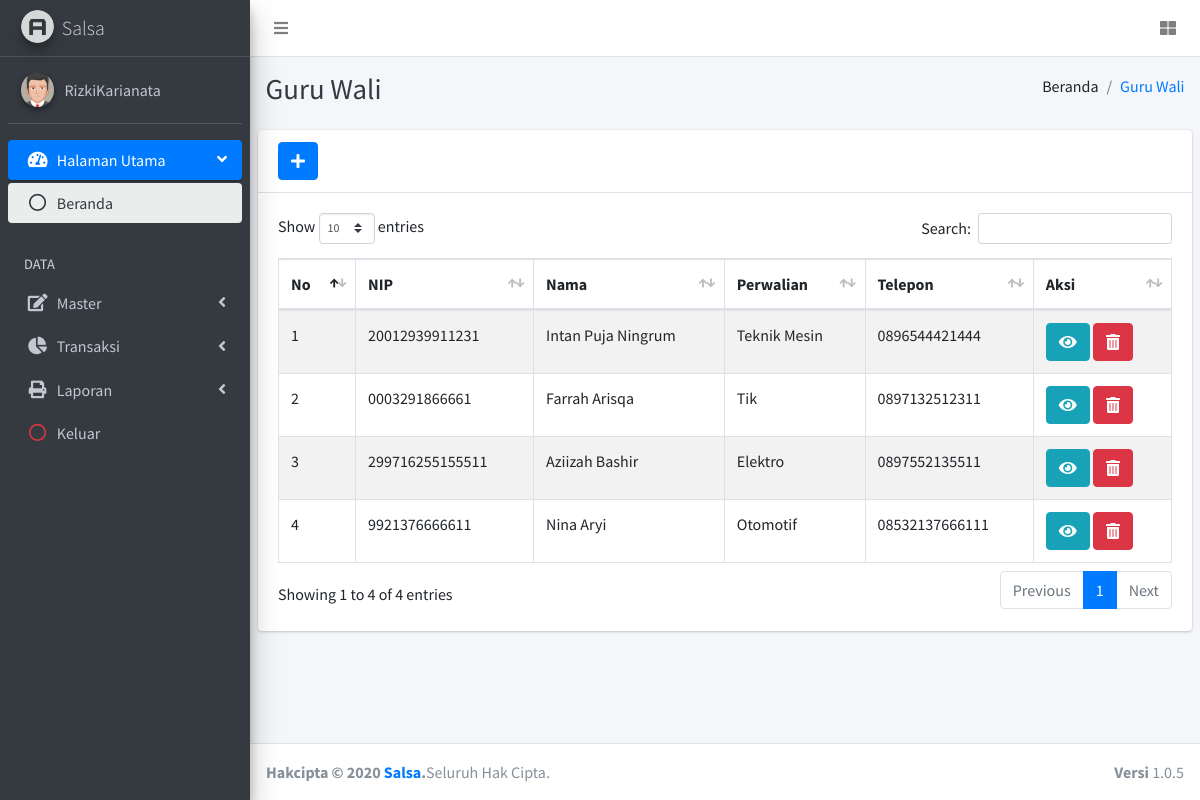
/guru-wali.php (signed in), run on the app's committed database.
### tables this page shows
CREATE TABLE `tb_pengguna` (
  `id_pengguna` int(4) NOT NULL,
  `nama` varchar(100) DEFAULT NULL,
  `email` varchar(100) DEFAULT NULL,
  `username` varchar(20) DEFAULT NULL,
  `password` varchar(20) DEFAULT NULL,
  `level` enum('Admin','User') DEFAULT 'Admin',
  `gambar` text DEFAULT NULL,
  `created` datetime DEFAULT NULL,
  `modified` datetime DEFAULT NULL
);

CREATE TABLE `tb_guruwali` (
  `id_guruwali` int(4) NOT NULL,
  `nip` varchar(20) DEFAULT NULL,
  `nama_guruwali` varchar(100) DEFAULT NULL,
  `alamat` text DEFAULT NULL,
  `perwalian` enum('Tik','Teknik Mesin','Elektro','Otomotif') DEFAULT 'Tik',
  `telepon` varchar(15) DEFAULT NULL,
  `created` datetime DEFAULT NULL,
  `modified` datetime DEFAULT NULL
);

### guru-wali.php (the view, shortened to what this page needs)
<?php
include 'koneksi.php';
?>
<!DOCTYPE html>
<html>
<head>
	<?php include 'menu/head.php';?>
</head>
<body class="hold-transition sidebar-mini layout-fixed">
	<div class="wrapper">
		<nav class="main-header navbar navbar-expand navbar-white navbar-light">
			<?php include 'menu/nav.php';?>
		</nav>
		<aside class="main-sidebar sidebar-dark-primary elevation-4">
			<?php include 'menu/aside.php';?>
		</aside>
		<div class="content-wrapper">
			<div class="content-header">
				<div class="container-fluid">
					<div class="row mb-2">
						<div class="col-sm-6">
							<h1 class="m-0 text-dark">Guru Wali</h1>
						</div>
						<div class="col-sm-6">
							<ol class="breadcrumb float-sm-right">
								<li class="breadcrumb-item">Beranda</li>
								<li class="breadcrumb-item active"><a href="guru-wali">Guru Wali</a></li>
							</ol>
						</div>
					</div>
				</div>
			</div>
			<section class="content">
				<div class="row">
					<div class="col-12">
						<div class="card">
							<div class="card-header">
								<h3 class="card-title"><a href="tambah-guru-wali" class="btn btn-primary"><i class="fas fa-plus"></i></a></h3>
							</div>
							<div class="card-body">
								<div class="table-responsive">
									<table id="example1" class="table table-bordered table-striped">
										<thead>
											<tr>
												<th>No</th>
												<th>NIP</th>
												<th>Nama</th>
												<th>Perwalian</th>
												<th>Telepon</th>
												<th>Aksi</th>
											</tr>
										</thead>
										<tbody>
											<?php
											$no = 1;
											$query = $conn->prepare("SELECT * FROM tb_guruwali");
											$query->execute();
											while($row = $query->fetch(PDO::FETCH_ASSOC)) {
												?>
												<tr>
													<td><?php echo $no++;?></td>
													<td><?php echo $row['nip'];?></td>
													<td><?php echo $row['nama_guruwali'];?></td>
													<td><?php echo $row['perwalian'];?></td>
													<td><?php echo $row['telepon'];?></td>
													<td style="white-space: nowrap;">
														<a href="detail-guru-wali?id=<?php echo $row['id_guruwali'];?>" class="btn btn-info"><i class="fas fa-eye"></i></a>
														<a href="#" class="btn btn-danger" id="delete-data" data-id="<?php echo $row['id_guruwali'];?>"><i class="fas fa-trash-alt"></i></a>
													</td>
												</tr>
											<?php } ?>
										</tbody>
									</table>
								</div>
							</div>
						</div>
					</div>
				</div>
			</section>
		</div>
		<footer class="main-footer">
			<?php include 'menu/footer.php';?>
		</footer>
	</div>
</body>
</html>

### menu/head.php (shortened to what this page needs)
<link rel="stylesheet" href="assets/plugins/fontawesome-free/css/all.min.css">
<link rel="stylesheet" href="https://code.ionicframework.com/ionicons/2.0.1/css/ionicons.min.css">
<link rel="stylesheet" href="assets/plugins/tempusdominus-bootstrap-4/css/tempusdominus-bootstrap-4.min.css">
<link rel="stylesheet" href="assets/plugins/icheck-bootstrap/icheck-bootstrap.min.css">
<link rel="stylesheet" href="assets/plugins/jqvmap/jqvmap.min.css">
<link rel="stylesheet" href="assets/plugins/select2/css/select2.min.css">
<link rel="stylesheet" href="assets/plugins/select2-bootstrap4-theme/select2-bootstrap4.min.css">
<link rel="stylesheet" href="assets/plugins/datatables-bs4/css/dataTables.bootstrap4.css">
<link rel="stylesheet" href="assets/plugins/sweetalert2-theme-bootstrap-4/bootstrap-4.min.css">
<link rel="stylesheet" href="assets/plugins/toastr/toastr.min.css">
<link rel="stylesheet" href="assets/dist/css/adminlte.min.css">
<link rel="stylesheet" href="assets/plugins/overlayScrollbars/css/OverlayScrollbars.min.css">
<link rel="stylesheet" href="assets/plugins/daterangepicker/daterangepicker.css">
<link rel="stylesheet" href="assets/plugins/summernote/summernote-bs4.css">
<?php
if(isset($_SESSION['id_pengguna'])) {
	$id_pengguna = $_SESSION['id_pengguna'];
	$query = $conn->prepare("SELECT * FROM tb_pengguna WHERE id_pengguna=:id_pengguna");
	$query->execute(array(':id_pengguna' => $id_pengguna));
	$row = $query->fetch(PDO::FETCH_ASSOC);
}else {
	header("Location: http://localhost/salsa/");
}
?>

### menu/nav.php
<ul class="navbar-nav">
	<li class="nav-item">
		<a class="nav-link" data-widget="pushmenu" href="#" role="button"><i class="fas fa-bars"></i></a>
	</li>
</ul>
<ul class="navbar-nav ml-auto">
	<li class="nav-item">
		<a class="nav-link" data-widget="control-sidebar" data-slide="true" href="#" role="button">
			<i class="fas fa-th-large"></i>
		</a>
	</li>
</ul>

### menu/aside.php (shortened to what this page needs)
<a href="" class="brand-link">
	<img src="dist/img/AdminLTELogo.png" alt="AdminLTE Logo" class="brand-image img-circle elevation-3"
	style="opacity: .8">
	<span class="brand-text font-weight-light">Salsa</span>
</a>
<div class="sidebar">
	<div class="user-panel mt-3 pb-3 mb-3 d-flex">
		<div class="image">
			<img src="assets/images/akun/<?php echo $row['gambar'];?>" class="img-circle elevation-2" alt="User Image">
		</div>
		<div class="info">
			<a href="" class="d-block"><?php echo $_SESSION['username'];?></a>
		</div>
	</div>
	<nav class="mt-2">
		<ul class="nav nav-pills nav-sidebar flex-column" data-widget="treeview" role="menu" data-accordion="false">
			<li class="nav-item has-treeview menu-open">
				<a href="#" class="nav-link active">
					<i class="nav-icon fas fa-tachometer-alt"></i>
					<p>
						Halaman Utama
						<i class="right fas fa-angle-left"></i>
					</p>
				</a>
				<ul class="nav nav-treeview">
					<li class="nav-item">
						<a href="beranda" class="nav-link active">
							<i class="far fa-circle nav-icon"></i>
							<p>Beranda</p>
						</a>
					</li>
				</ul>
			</li>
			<li class="nav-header">DATA</li>
			<li class="nav-item has-treeview">
				<a href="#" class="nav-link">
					<i class="nav-icon fas fa-edit"></i>
					<p>
						Master
						<i class="fas fa-angle-left right"></i>
					</p>
				</a>
			</li>
			<li class="nav-item has-treeview">
				<a href="#" class="nav-link">
					<i class="nav-icon fas fa-chart-pie"></i>
					<p>
						Transaksi
						<i class="right fas fa-angle-left"></i>
					</p>
				</a>
			</li>
			<li class="nav-item has-treeview">
				<a href="#" class="nav-link">
					<i class="nav-icon fas fa-print"></i>
					<p>
						Laporan
						<i class="fas fa-angle-left right"></i>
					</p>
				</a>
			</li>
			<li class="nav-item">
				<a href="proses/logout.php" class="nav-link">
					<i class="nav-icon far fa-circle text-danger"></i>
					<p class="text">Keluar</p>
				</a>
			</li>
		</ul>
	</nav>
</div>

### menu/footer.php
<strong>Hakcipta &copy; 2020 <a href="">Salsa</a>.</strong>Seluruh Hak Cipta.
<div class="float-right d-none d-sm-inline-block">
	<b>Versi</b> 1.0.5
</div>

### data on the page
tb_pengguna: gambar (picture)
tb_guruwali: nip "20012939911231", nama_guruwali "Intan Puja Ningrum", perwalian "Teknik Mesin", telepon "0896544421444"
tb_guruwali: nip "0003291866661", nama_guruwali "Farrah Arisqa", perwalian "Tik", telepon "0897132512311"
tb_guruwali: nip "299716255155511", nama_guruwali "Aziizah Bashir", perwalian "Elektro", telepon "0897552135511"
tb_guruwali: nip "9921376666611", nama_guruwali "Nina Aryi", perwalian "Otomotif", telepon "08532137666111"

### other printed values
$_SESSION['username'] "RizkiKarianata"
